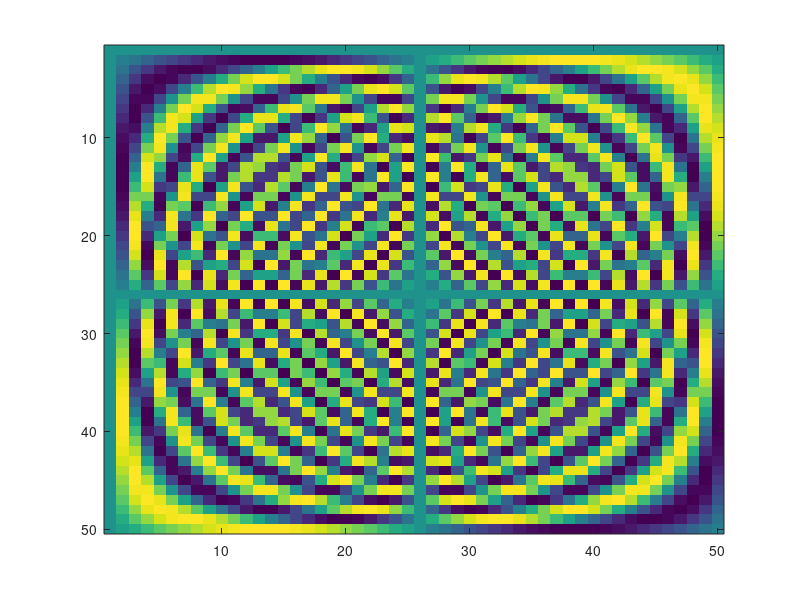

This figure's MATLAB source: (Note: this script raises an error after producing the figure.)
%% Code challenge from video 56

clear, clc

%% Fourier transform via matrix multiplication!

% implement a Fourier transform via complex matrix multiplication

m = 50;
F = zeros(m);

w = exp(-2*pi*sqrt(-1)/m);

for j = 1:m
    for k = 1:m
        n = (j -1)*(k - 1);
        F(j,k) = w^n;
    end
end

imagesc(real(F))
imagesc(imag(F))

x = randn(m,1);
X1 = F*x;

imagesc(real(X))
imagesc(imag(X))

X2 = fft(x);

clf
plot(1:m,abs(X1)), hold on
plot(1:m,abs(X2),'o')
